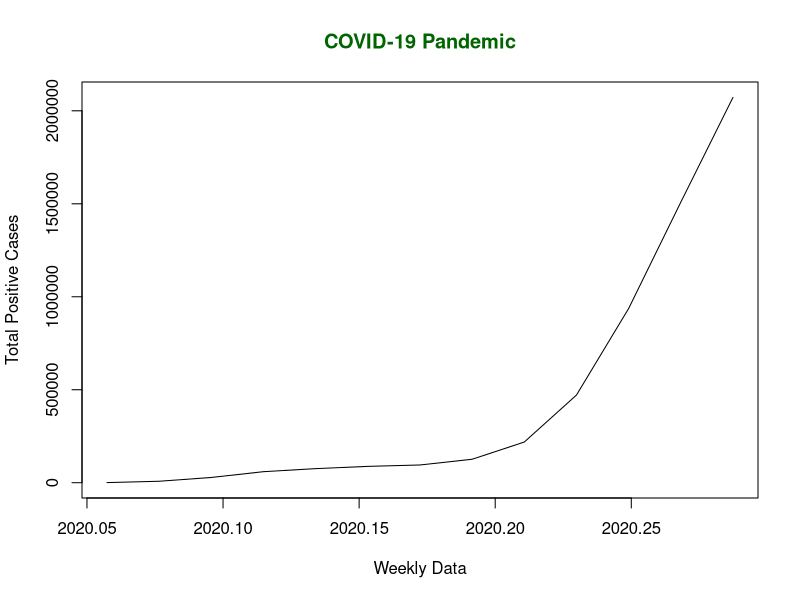

R code for this plot:
x <- c(580, 7813, 28266, 59287, 75700,
       87820, 95314, 126214, 218843, 471497,
       936851, 1508725, 2072113)
library(lubridate)
png(file ="timeSeries.png")
mts <- ts(x, start = decimal_date(ymd("2020-01-22")),
          frequency = 365.25 / 7)
plot(mts, xlab ="Weekly Data",
     ylab ="Total Positive Cases",
     main ="COVID-19 Pandemic",
     col.main ="darkgreen")
dev.off()